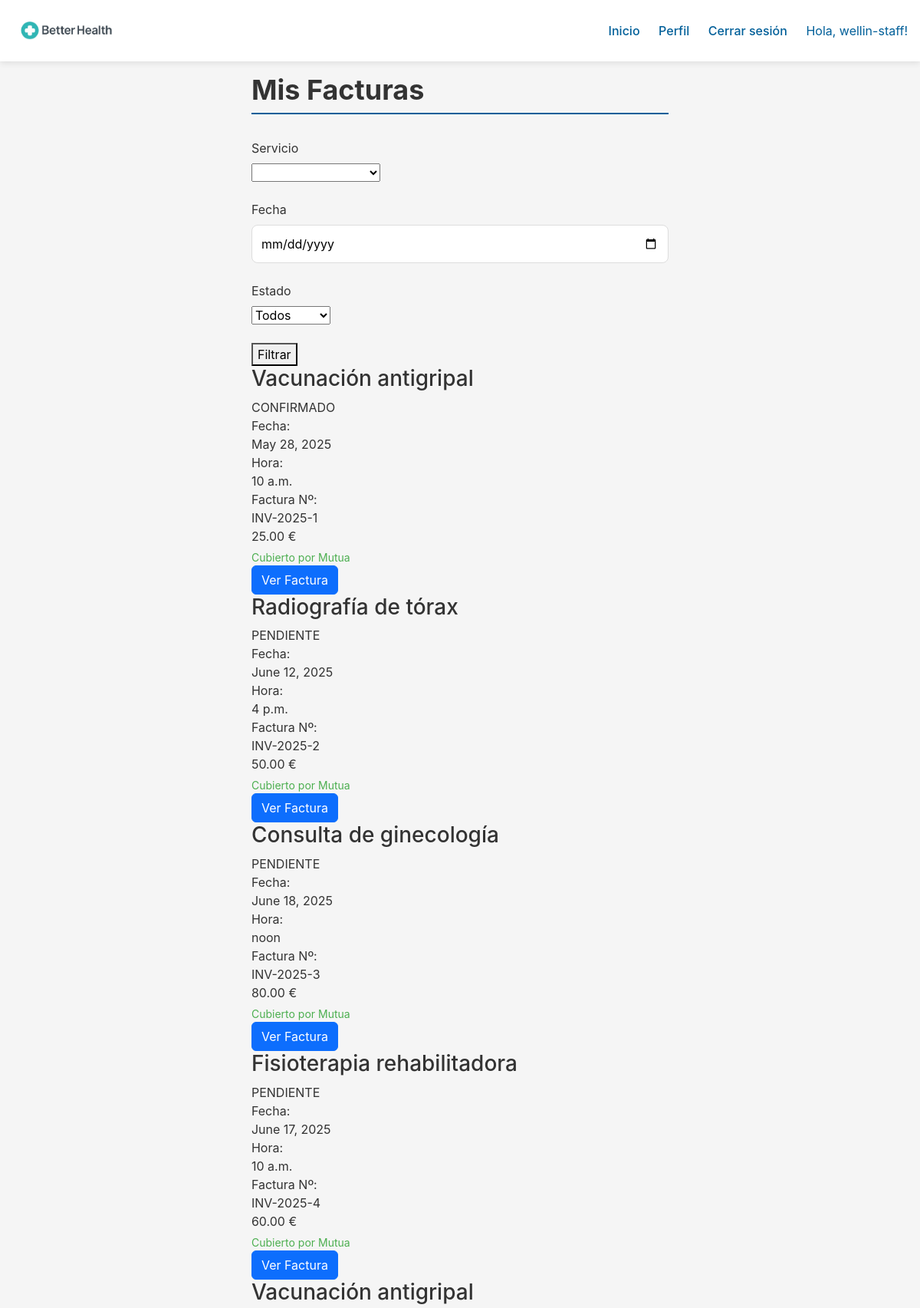
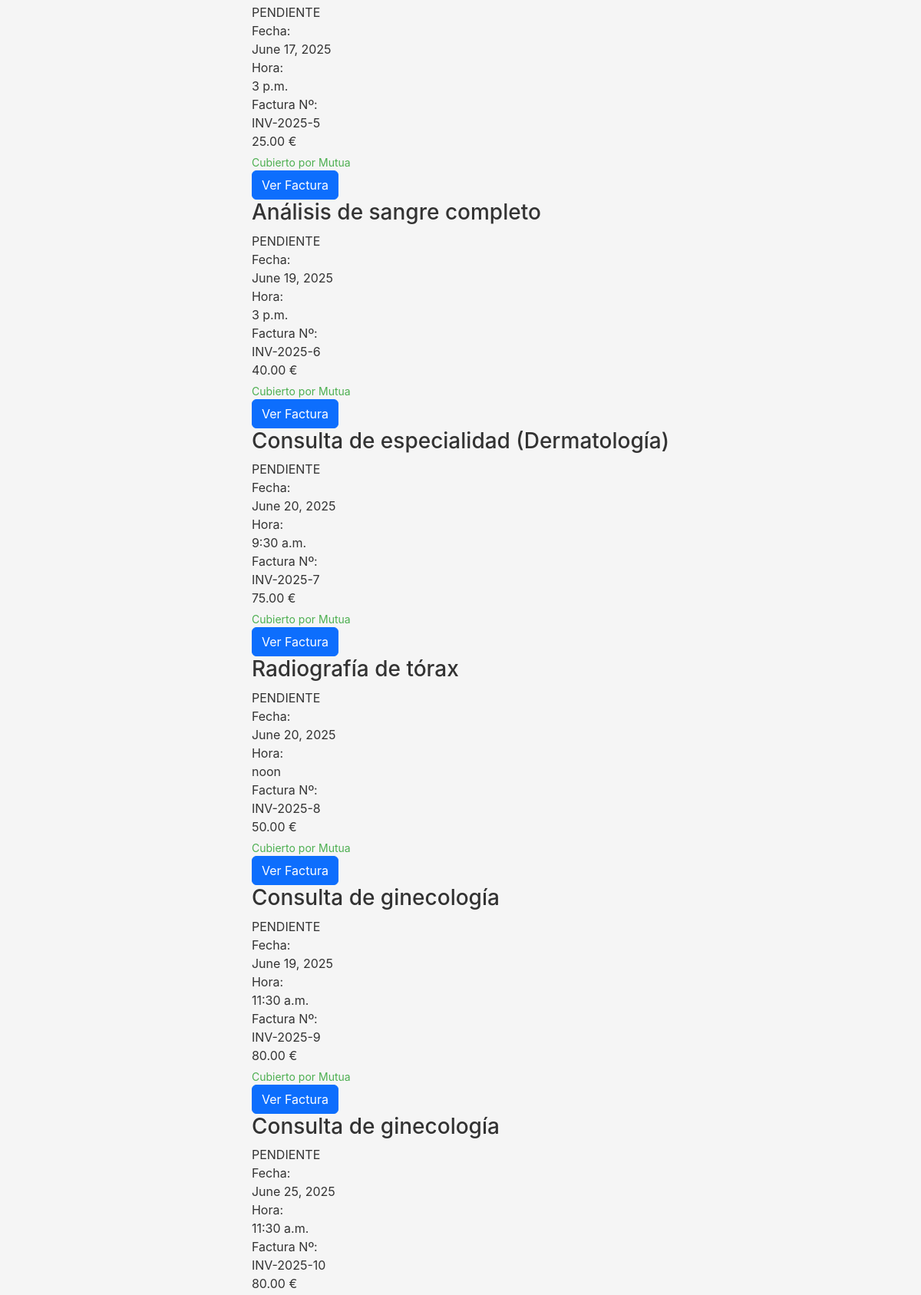
The app's page /listado_facturas/ (signed in, upper part) with its own data (2 pictures, top to bottom).
### betterhealth/models.py (models this page shows, shortened)
class Cita(models.Model):
    usuario = models.ForeignKey(User, on_delete=models.CASCADE)
    servicio = models.ForeignKey(Service, on_delete=models.CASCADE)
    fecha = models.DateField()
    hora = models.TimeField()
    importe = models.DecimalField(max_digits=10, decimal_places=2, default=0.00)
    estado = models.CharField(max_length=20, choices=[('pagado', 'Pagado'),('confirmado', 'Confirmado'),('pendiente', 'Pendiente'),('cancelada', 'Cancelada')],default='pendiente')
    autorizado_mutua = models.BooleanField(default=False)
    numero_autorizacion = models.CharField(max_length=100, blank=True, null=True)

class Service(models.Model):
    name = models.CharField(max_length=255, unique=True)
    description = models.TextField()
    service_type = models.CharField(max_length=100)
    price = models.DecimalField(max_digits=6, decimal_places=2)
    included_in_mutual = models.BooleanField()
    duration_minutes = models.IntegerField()
    requires_mutual_authorization = models.BooleanField()

### betterhealth/views.py (the view)
# urls.py: path('listado_facturas/', views.listado_facturas, name='listado_facturas'),
@login_required()
def listado_facturas(request):
    servicio = request.GET.get('servicio', '')
    fecha_inicio = request.GET.get('fecha_inicio', '')
    fecha_fin = request.GET.get('fecha_fin', '')
    estado = request.GET.get('estado', '')
    citas = Cita.objects.all()
    if servicio:
        citas = citas.filter(servicio__icontains=servicio)
    if fecha_inicio:
        citas = citas.filter(fecha__gte=fecha_inicio)
    if fecha_fin:
        citas = citas.filter(fecha__lte=fecha_fin)
    if estado:
        citas = citas.filter(estado=estado)
    estadisticas = {
        'ingresos_estimados': citas.aggregate(Sum('importe'))['importe__sum'] or 0,
        'total_citas': citas.count(),
        'citas_ultimo_mes': citas.filter(fecha__month=datetime.now(timezone.utc).month).count(),
        'citas_por_servicio': citas.values('servicio').annotate(total=Sum('importe')).order_by('-total'),
    }
    return render(request, 'patient/listado_facturas.html', {
        'citas': citas,
        'estadisticas': estadisticas,
        'servicios': Cita.objects.values_list('servicio', flat=True).distinct(),  # Obtener lista de servicios
    })

### betterhealth/templates/patient/listado_facturas.html (shortened to what this page needs)
{% extends "patient/base.html" %}
{% load static %}
{% block content %}
<div class="facturas-container">
    <h1 class="page-title">Mis Facturas</h1>
    <div class="filters">
        <form class="filter-form" method="get">
            <div class="form-group">
                <label for="servicio">Servicio</label>
                <select id="servicio" name="servicio">
                    {% for servicio in servicios %}
                    <option value="{{ servicio.name }}" {% if request.GET.servicio == servicio.name %}selected{% endif %}>{{ servicio.name }}</option>
                    {% endfor %}
                </select>
            </div>
            <div class="form-group">
                <label for="fecha">Fecha</label>
                <input type="date" id="fecha" name="fecha" value="{{ request.GET.fecha }}">
            </div>
            <div class="form-group">
                <label for="estado">Estado</label>
                <select id="estado" name="estado">
                    <option value="">Todos</option>
                </select>
            </div>
            <button type="submit">Filtrar</button>
        </form>
    </div>
    {% if citas %}
    <div class="facturas-list">
        {% for cita in citas %}
        <div class="factura-card">
            <div class="factura-header">
                <h3>{{ cita.servicio.name }}</h3>
                <span class="factura-badge {% if cita.estado == 'pagado' %}factura-badge-paid{% elif cita.estado == 'pendiente' %}factura-badge-pending{% else %}factura-badge-cancelled{% endif %}">
                    {{ cita.estado|upper }}
                </span>
            </div>
            <div class="factura-body">
                <div class="factura-info">
                    <div class="factura-info-item">
                        <div class="factura-info-label">Fecha:</div>
                        <div class="factura-info-value">{{ cita.fecha }}</div>
                    </div>
                    <div class="factura-info-item">
                        <div class="factura-info-label">Hora:</div>
                        <div class="factura-info-value">{{ cita.hora }}</div>
                    </div>
                    <div class="factura-info-item">
                        <div class="factura-info-label">Factura Nº:</div>
                        <div class="factura-info-value">INV-{{ cita.fecha|date:"Y" }}-{{ cita.id }}</div>
                    </div>
                </div>
                <div class="factura-price">
                    {{ cita.servicio.price|floatformat:2 }} €
                    {% if cita.servicio.included_in_mutual %}
                    <span style="font-size: 14px; color: #4CAF50; display: block; margin-top: 5px;">Cubierto por Mutua</span>
                    {% endif %}
                </div>
                <div class="factura-actions">
                    <a href="{% url 'generar_factura' cita_id=cita.id %}" class="btn btn-primary">Ver Factura</a>
                </div>
            </div>
        </div>
        {% endfor %}
    </div>
    {% else %}
    <div class="empty-state">
        <h3>No tienes facturas</h3>
        <p>No se encontraron facturas que coincidan con tus criterios de búsqueda.</p>
        <a href="{% url 'programar_cita' %}" class="btn btn-primary">Programar una cita</a>
    </div>
    {% endif %}
</div>
{% endblock %}

### betterhealth/templates/patient/base.html (shortened to what this page needs)
<!DOCTYPE html>
<html lang="es">
<head>
    {% load static %}
    <link href="https://cdn.jsdelivr.net/npm/bootstrap@5.3.0/dist/css/bootstrap.min.css" rel="stylesheet">
    <link rel="stylesheet" href="{% static 'css/style.css' %}">
    <link rel="stylesheet" href="https://cdnjs.cloudflare.com/ajax/libs/font-awesome/6.0.0/css/all.min.css">
</head>
<body class="{% block bodyclass %}{% endblock %}">
    <header class="main-header">
        <nav class="navbar">
            <div class="logo">
                <img src="{% static 'Screenshot 2025-05-21 at 20.55.06.png' %}" alt="Better Health Logo" style="max-width: 140px; width: 100%; height: auto; display: block;">            </div>
            <div class="nav-links">
                <a href="{% url 'home' %}">Inicio</a>
                {% if user.is_authenticated %}
                    <a href="{% url 'profile' %}">Perfil</a>
                    <a href="{% url 'logout' %}">Cerrar sesión</a>
                    <span class="user-greeting">Hola, {{ user.username }}!</span>
                {% else %}
                    <a href="{% url 'login' %}">Iniciar sesión</a>
                    <a href="{% url 'register' %}">Registrarse</a>
                {% endif %}
            </div>
        </nav>
    </header>
    <main>
        {% block content %}{% endblock %}
    </main>
</body>
</html>

### betterhealth/static/css/style.css (style rules this page uses)
:root { --primary: #005F99; --success: #4CAF50; --gray-light: #F5F5F5; --gray-dark: #333333; --error: #D32F2F; --white: #ffffff; --light-blue: #EBF5FF; --primary-dark: #2980b9; --primary-rgb: 52, 152, 219; }
body { margin: 0; font-family: 'Inter', 'Open Sans', 'Segoe UI', sans-serif; background: var(--gray-light); color: var(--gray-dark); min-height: 100vh; display: flex; flex-direction: column; }
.main-header { background-color: var(--white); padding: 1rem; color: var(--primary); box-shadow: 0 2px 8px rgba(0, 0, 0, 0.1); }
.navbar { display: flex; justify-content: space-between; align-items: center; }
.navbar .logo { display: flex; align-items: center; font-weight: bold; color: var(--primary); }
.navbar .logo img { height: 32px; margin-right: 10px; }
.nav-links a { margin: 0 10px; color: var(--primary); text-decoration: none; font-weight: 500; }
.user-greeting { color: var(--primary); margin-left: 10px; }
main { flex: 1; display: flex; flex-direction: column; align-items: center; justify-content: center; padding: 1rem; }
.form-group { margin-bottom: 1.5rem; }
.form-group label { display: block; margin-bottom: 0.5rem; color: var(--gray-dark); font-size: 16px; }
.form-group input { width: 100%; padding: 12px; border: 1px solid #ddd; border-radius: 8px; box-sizing: border-box; }
.profile-title, .page-title { font-size: 36px; font-weight: bold; color: var(--gray-dark); margin-bottom: 32px; border-bottom: 2px solid var(--primary); padding-bottom: 8px; }

### records on screen
Cita: servicio.name "Vacunación antigripal", estado "CONFIRMADO", fecha "May 28, 2025", hora "10 a.m.", fecha "2025", id "1", servicio.price "25.00", shows "Cubierto por Mutua"
Cita: servicio.name "Radiografía de tórax", estado "PENDIENTE", fecha "June 12, 2025", hora "4 p.m.", fecha "2025", id "2", servicio.price "50.00", shows "Cubierto por Mutua"
Cita: servicio.name "Consulta de ginecología", estado "PENDIENTE", fecha "June 18, 2025", hora "noon", fecha "2025", id "3", servicio.price "80.00", shows "Cubierto por Mutua"
Cita: servicio.name "Fisioterapia rehabilitadora", estado "PENDIENTE", fecha "June 17, 2025", hora "10 a.m.", fecha "2025", id "4", servicio.price "60.00", shows "Cubierto por Mutua"
Cita: servicio.name "Vacunación antigripal", estado "PENDIENTE", fecha "June 17, 2025", hora "3 p.m.", fecha "2025", id "5", servicio.price "25.00", shows "Cubierto por Mutua"
Cita: servicio.name "Análisis de sangre completo", estado "PENDIENTE", fecha "June 19, 2025", hora "3 p.m.", fecha "2025", id "6", servicio.price "40.00", shows "Cubierto por Mutua"
Cita: servicio.name "Consulta de especialidad (Dermatología)", estado "PENDIENTE", fecha "June 20, 2025", hora "9:30 a.m.", fecha "2025", id "7", servicio.price "75.00", shows "Cubierto por Mutua"
Cita: servicio.name "Radiografía de tórax", estado "PENDIENTE", fecha "June 20, 2025", hora "noon", fecha "2025", id "8", servicio.price "50.00", shows "Cubierto por Mutua"
Cita: servicio.name "Consulta de ginecología", estado "PENDIENTE", fecha "June 19, 2025", hora "11:30 a.m.", fecha "2025", id "9", servicio.price "80.00", shows "Cubierto por Mutua"
Cita: servicio.name "Consulta de ginecología", estado "PENDIENTE", fecha "June 25, 2025", hora "11:30 a.m.", fecha "2025", id "10", servicio.price "80.00"

### other values on screen
{{ user.username }} "wellin-staff"
